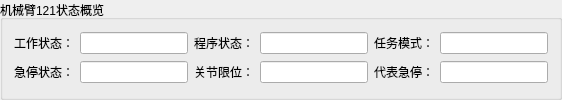
         <widget class="QGroupBox" name="groupBox_25">
          <property name="sizePolicy">
           <sizepolicy hsizetype="Preferred" vsizetype="Preferred">
            <horstretch>0</horstretch>
            <verstretch>0</verstretch>
           </sizepolicy>
          </property>
          <property name="title">
           <string>机械臂121状态概览</string>
          </property>
          <layout class="QGridLayout" name="gridLayout_31">
           <item row="4" column="1">
            <widget class="QLineEdit" name="Jaka_121_protective_stop">
             <property name="sizePolicy">
              <sizepolicy hsizetype="Preferred" vsizetype="Fixed">
               <horstretch>0</horstretch>
               <verstretch>0</verstretch>
              </sizepolicy>
             </property>
             <property name="readOnly">
              <bool>true</bool>
             </property>
            </widget>
           </item>
           <item row="0" column="5">
            <widget class="QLineEdit" name="Jaka_121_task_mode">
             <property name="sizePolicy">
              <sizepolicy hsizetype="Preferred" vsizetype="Fixed">
               <horstretch>0</horstretch>
               <verstretch>0</verstretch>
              </sizepolicy>
             </property>
             <property name="readOnly">
              <bool>true</bool>
             </property>
            </widget>
           </item>
           <item row="0" column="3">
            <widget class="QLineEdit" name="Jaka_121_interp_state">
             <property name="sizePolicy">
              <sizepolicy hsizetype="Preferred" vsizetype="Fixed">
               <horstretch>0</horstretch>
               <verstretch>0</verstretch>
              </sizepolicy>
             </property>
             <property name="readOnly">
              <bool>true</bool>
             </property>
            </widget>
           </item>
           <item row="4" column="4">
            <widget class="QLabel" name="label_197">
             <property name="sizePolicy">
              <sizepolicy hsizetype="Maximum" vsizetype="Fixed">
               <horstretch>0</horstretch>
               <verstretch>0</verstretch>
              </sizepolicy>
             </property>
             <property name="text">
              <string>代表急停：</string>
             </property>
            </widget>
           </item>
           <item row="0" column="0">
            <widget class="QLabel" name="label_169">
             <property name="sizePolicy">
              <sizepolicy hsizetype="Maximum" vsizetype="Fixed">
               <horstretch>0</horstretch>
               <verstretch>0</verstretch>
              </sizepolicy>
             </property>
             <property name="text">
              <string>工作状态：</string>
             </property>
            </widget>
           </item>
           <item row="0" column="1">
            <widget class="QLineEdit" name="Jaka_121_task_state">
             <property name="sizePolicy">
              <sizepolicy hsizetype="Preferred" vsizetype="Fixed">
               <horstretch>0</horstretch>
               <verstretch>0</verstretch>
              </sizepolicy>
             </property>
             <property name="readOnly">
              <bool>true</bool>
             </property>
            </widget>
           </item>
           <item row="4" column="0">
            <widget class="QLabel" name="label_193">
             <property name="sizePolicy">
              <sizepolicy hsizetype="Maximum" vsizetype="Fixed">
               <horstretch>0</horstretch>
               <verstretch>0</verstretch>
              </sizepolicy>
             </property>
             <property name="text">
              <string>急停状态：</string>
             </property>
            </widget>
           </item>
           <item row="0" column="4">
            <widget class="QLabel" name="label_185">
             <property name="sizePolicy">
              <sizepolicy hsizetype="Maximum" vsizetype="Fixed">
               <horstretch>0</horstretch>
               <verstretch>0</verstretch>
              </sizepolicy>
             </property>
             <property name="text">
              <string>任务模式：</string>
             </property>
            </widget>
           </item>
           <item row="4" column="3">
            <widget class="QLineEdit" name="Jaka_121_on_soft_limit">
             <property name="sizePolicy">
              <sizepolicy hsizetype="Preferred" vsizetype="Fixed">
               <horstretch>0</horstretch>
               <verstretch>0</verstretch>
              </sizepolicy>
             </property>
             <property name="readOnly">
              <bool>true</bool>
             </property>
            </widget>
           </item>
           <item row="4" column="5">
            <widget class="QLineEdit" name="Jaka_121_emergency_stop">
             <property name="sizePolicy">
              <sizepolicy hsizetype="Preferred" vsizetype="Fixed">
               <horstretch>0</horstretch>
               <verstretch>0</verstretch>
              </sizepolicy>
             </property>
             <property name="readOnly">
              <bool>true</bool>
             </property>
            </widget>
           </item>
           <item row="0" column="2">
            <widget class="QLabel" name="label_187">
             <property name="sizePolicy">
              <sizepolicy hsizetype="Maximum" vsizetype="Fixed">
               <horstretch>0</horstretch>
               <verstretch>0</verstretch>
              </sizepolicy>
             </property>
             <property name="text">
              <string>程序状态：</string>
             </property>
            </widget>
           </item>
           <item row="4" column="2">
            <widget class="QLabel" name="label_195">
             <property name="sizePolicy">
              <sizepolicy hsizetype="Maximum" vsizetype="Fixed">
               <horstretch>0</horstretch>
               <verstretch>0</verstretch>
              </sizepolicy>
             </property>
             <property name="text">
              <string>关节限位：</string>
             </property>
            </widget>
           </item>
          </layout>
         </widget>
